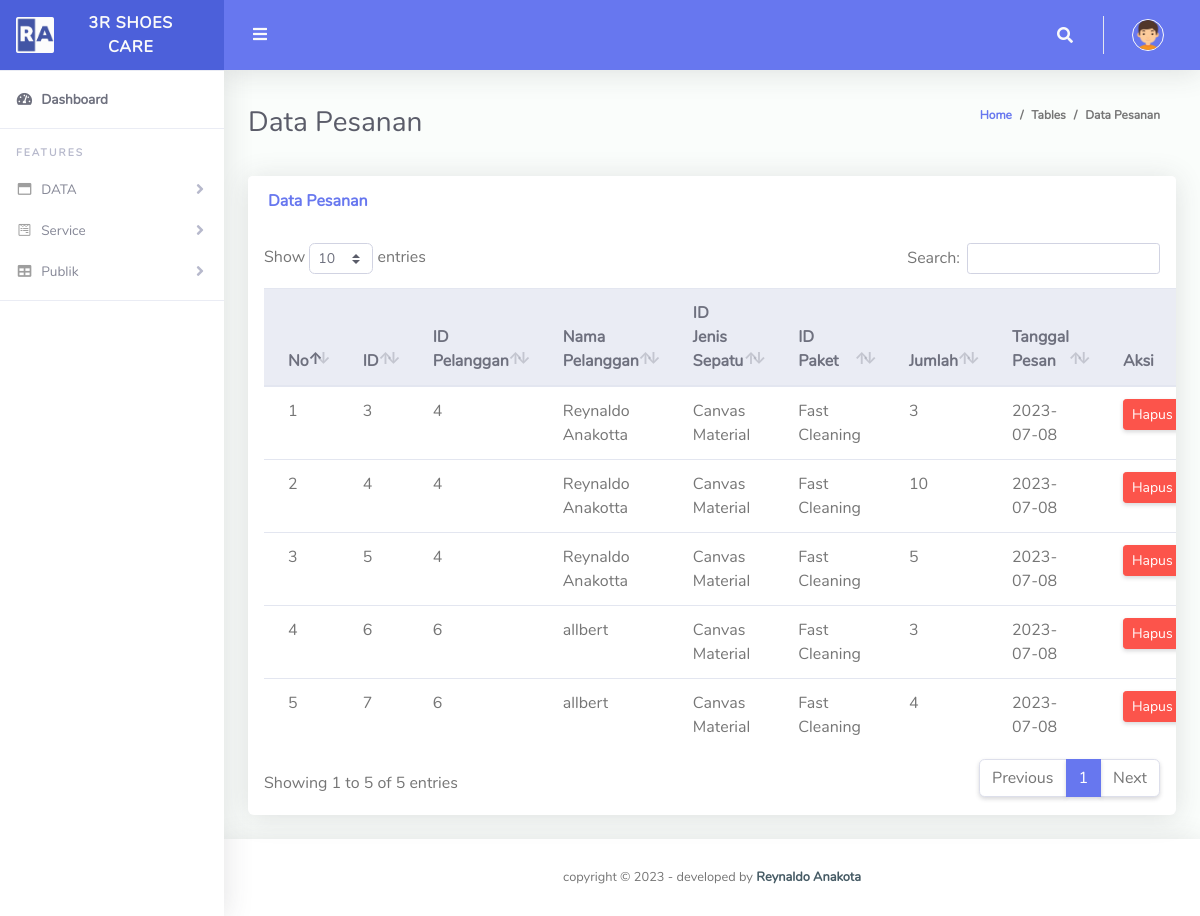
The page /admin/pesanan.php on the database its author committed.
### tables this page shows
CREATE TABLE `pesanan` (
  `id` int(11) NOT NULL,
  `id_pelanggan` int(11) DEFAULT NULL,
  `id_jenis_sepatu` int(11) DEFAULT NULL,
  `id_paket` int(11) DEFAULT NULL,
  `jumlah` int(11) DEFAULT NULL,
  `tanggal_pesan` date DEFAULT NULL
);

CREATE TABLE `pelanggan` (
  `id` int(11) NOT NULL,
  `id_login` int(11) DEFAULT NULL,
  `nama` varchar(255) DEFAULT NULL,
  `no_telpon` varchar(255) DEFAULT NULL,
  `email` varchar(255) DEFAULT NULL,
  `alamat` varchar(255) DEFAULT NULL
);

CREATE TABLE `jenis_sepatu` (
  `id` int(11) NOT NULL,
  `jenis_sepatu` varchar(255) DEFAULT NULL
);

CREATE TABLE `paket` (
  `id` int(11) NOT NULL,
  `nama_paket` varchar(255) DEFAULT NULL,
  `deskripsi` text DEFAULT NULL,
  `harga` varchar(9000) DEFAULT NULL,
  `foto` varchar(255) DEFAULT NULL
);

### admin/pesanan.php (the view, shortened to what this page needs)
<?php
include 'include/navbar.php';
include '../include/config.php';
$queryPesanan = "SELECT pesanan.id, pesanan.id_pelanggan, pelanggan.nama, jenis_sepatu.jenis_sepatu, paket.nama_paket, pesanan.jumlah, pesanan.tanggal_pesan
                 FROM pesanan
                 JOIN pelanggan ON pesanan.id_pelanggan = pelanggan.id
                 JOIN jenis_sepatu ON pesanan.id_jenis_sepatu = jenis_sepatu.id
                 JOIN paket ON pesanan.id_paket = paket.id";
$resultPesanan = mysqli_query($conn, $queryPesanan);
?>
<div class="container-fluid" id="container-wrapper">
    <div class="d-sm-flex align-items-center justify-content-between mb-4">
        <h1 class="h3 mb-0 text-gray-800">Data Pesanan</h1>
        <ol class="breadcrumb">
            <li class="breadcrumb-item"><a href="index.php">Home</a></li>
            <li class="breadcrumb-item">Tables</li>
            <li class="breadcrumb-item active" aria-current="page">Data Pesanan</li>
        </ol>
    </div>
    <div class="row">
        <div class="col-lg-12">
            <div class="card mb-4">
                <div class="card-header py-3 d-flex flex-row align-items-center justify-content-between">
                    <h6 class="m-0 font-weight-bold text-primary">Data Pesanan</h6>
                </div>
                <div class="table-responsive p-3">
                    <table class="table align-items-center table-flush" id="dataTable">
                        <thead class="thead-light">
                            <tr>
                                <th>No</th>
                                <th>ID</th>
                                <th>ID Pelanggan</th>
                                <th>Nama Pelanggan</th>
                                <th>ID Jenis Sepatu</th>
                                <th>ID Paket</th>
                                <th>Jumlah</th>
                                <th>Tanggal Pesan</th>
                                <th>Aksi</th>
                            </tr>
                        </thead>
                        <tbody>
                            <?php
                            if ($resultPesanan && mysqli_num_rows($resultPesanan) > 0) {
                                $no = 1;
                                while ($rowPesanan = mysqli_fetch_assoc($resultPesanan)) {
                                    ?>
                                    <tr>
                                        <td>
                                            <?php echo $no++; ?>
                                        </td>
                                        <td>
                                            <?php echo $rowPesanan['id']; ?>
                                        </td>
                                        <td>
                                            <?php echo $rowPesanan['id_pelanggan']; ?>
                                        </td>
                                        <td>
                                            <?php echo $rowPesanan['nama']; ?>
                                        </td>
                                        <td>
                                            <?php echo $rowPesanan['jenis_sepatu']; ?>
                                        </td>
                                        <td>
                                            <?php echo $rowPesanan['nama_paket']; ?>
                                        </td>
                                        <td>
                                            <?php echo $rowPesanan['jumlah']; ?>
                                        </td>
                                        <td>
                                            <?php echo $rowPesanan['tanggal_pesan']; ?>
                                        </td>
                                        <td>
                                            <a href="hapus_pesanan.php?id=<?php echo $rowPesanan['id']; ?>"
                                                class="btn btn-sm btn-danger"
                                                onclick="return confirm('Apakah Anda ingin menghapus ini?')">Hapus</a>
                                        </td>
                                    </tr>
                                    <?php
                                }
                            } else {
                                ?>
                            <tr>
                                <td colspan="9">Tidak ada data pesanan.</td>
                            </tr>
                            <?php
                            }
                            ?>
                        </tbody>
                    </table>
                </div>
            </div>
        </div>
    </div>
    <?php include 'include/footer.php'; ?>

### rows shown on the page
pesanan: id "3", id_pelanggan "4", id_pelanggan.nama "Reynaldo Anakotta", id_jenis_sepatu.jenis_sepatu "Canvas Material", id_paket.nama_paket "Fast Cleaning", jumlah "3", tanggal_pesan "2023-07-08"
pesanan: id "4", id_pelanggan "4", id_pelanggan.nama "Reynaldo Anakotta", id_jenis_sepatu.jenis_sepatu "Canvas Material", id_paket.nama_paket "Fast Cleaning", jumlah "10", tanggal_pesan "2023-07-08"
pesanan: id "5", id_pelanggan "4", id_pelanggan.nama "Reynaldo Anakotta", id_jenis_sepatu.jenis_sepatu "Canvas Material", id_paket.nama_paket "Fast Cleaning", jumlah "5", tanggal_pesan "2023-07-08"
pesanan: id "6", id_pelanggan "6", id_pelanggan.nama "allbert", id_jenis_sepatu.jenis_sepatu "Canvas Material", id_paket.nama_paket "Fast Cleaning", jumlah "3", tanggal_pesan "2023-07-08"
pesanan: id "7", id_pelanggan "6", id_pelanggan.nama "allbert", id_jenis_sepatu.jenis_sepatu "Canvas Material", id_paket.nama_paket "Fast Cleaning", jumlah "4", tanggal_pesan "2023-07-08"
